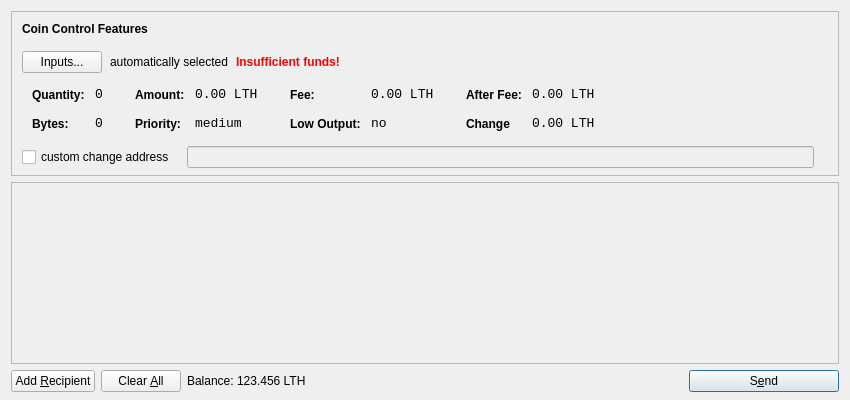
<?xml version="1.0" encoding="UTF-8"?>
<ui version="4.0">
 <class>SendCoinsDialog</class>
 <widget class="QDialog" name="SendCoinsDialog">
  <property name="geometry">
   <rect>
    <x>0</x>
    <y>0</y>
    <width>850</width>
    <height>400</height>
   </rect>
  </property>
  <property name="windowTitle">
   <string>Send Coins</string>
  </property>
  <property name="styleSheet">
   <string notr="true">QListView { background: transparent; }</string>
  </property>
  <layout class="QVBoxLayout" name="verticalLayout" stretch="0,1,0">
   <property name="bottomMargin">
    <number>8</number>
   </property>
   <item>
    <widget class="QFrame" name="frameCoinControl">
     <property name="sizePolicy">
      <sizepolicy hsizetype="Expanding" vsizetype="Expanding">
       <horstretch>0</horstretch>
       <verstretch>0</verstretch>
      </sizepolicy>
     </property>
     <property name="maximumSize">
      <size>
       <width>16777215</width>
       <height>16777215</height>
      </size>
     </property>
     <property name="styleSheet">
      <string notr="true">QListView { background: transparent; }</string>
     </property>
     <property name="frameShape">
      <enum>QFrame::StyledPanel</enum>
     </property>
     <property name="frameShadow">
      <enum>QFrame::Sunken</enum>
     </property>
     <layout class="QVBoxLayout" name="verticalLayoutCoinControl2">
      <property name="spacing">
       <number>6</number>
      </property>
      <property name="leftMargin">
       <number>0</number>
      </property>
      <property name="topMargin">
       <number>0</number>
      </property>
      <property name="rightMargin">
       <number>0</number>
      </property>
      <property name="bottomMargin">
       <number>6</number>
      </property>
      <item>
       <layout class="QVBoxLayout" name="verticalLayoutCoinControl" stretch="0,0,0,0,1">
        <property name="spacing">
         <number>0</number>
        </property>
        <property name="leftMargin">
         <number>10</number>
        </property>
        <property name="topMargin">
         <number>10</number>
        </property>
        <item>
         <layout class="QHBoxLayout" name="horizontalLayoutCoinControl1">
          <property name="bottomMargin">
           <number>15</number>
          </property>
          <item>
           <widget class="QLabel" name="labelCoinControlFeatures">
            <property name="sizePolicy">
             <sizepolicy hsizetype="Preferred" vsizetype="Maximum">
              <horstretch>0</horstretch>
              <verstretch>0</verstretch>
             </sizepolicy>
            </property>
            <property name="font">
             <font>
              <weight>75</weight>
              <bold>true</bold>
             </font>
            </property>
            <property name="styleSheet">
             <string notr="true">font-weight:bold;</string>
            </property>
            <property name="text">
             <string>Coin Control Features</string>
            </property>
           </widget>
          </item>
         </layout>
        </item>
        <item>
         <layout class="QHBoxLayout" name="horizontalLayoutCoinControl2" stretch="0,0,0,0">
          <property name="spacing">
           <number>8</number>
          </property>
          <property name="bottomMargin">
           <number>10</number>
          </property>
          <item>
           <widget class="QPushButton" name="pushButtonCoinControl">
            <property name="styleSheet">
             <string notr="true"/>
            </property>
            <property name="text">
             <string>Inputs...</string>
            </property>
           </widget>
          </item>
          <item>
           <widget class="QLabel" name="labelCoinControlAutomaticallySelected">
            <property name="text">
             <string>automatically selected</string>
            </property>
            <property name="margin">
             <number>5</number>
            </property>
           </widget>
          </item>
          <item>
           <widget class="QLabel" name="labelCoinControlInsuffFunds">
            <property name="font">
             <font>
              <weight>75</weight>
              <bold>true</bold>
             </font>
            </property>
            <property name="styleSheet">
             <string notr="true">color:red;font-weight:bold;</string>
            </property>
            <property name="text">
             <string>Insufficient funds!</string>
            </property>
            <property name="margin">
             <number>5</number>
            </property>
           </widget>
          </item>
          <item>
           <spacer name="horizontalSpacerCoinControl">
            <property name="orientation">
             <enum>Qt::Horizontal</enum>
            </property>
            <property name="sizeHint" stdset="0">
             <size>
              <width>40</width>
              <height>1</height>
             </size>
            </property>
           </spacer>
          </item>
         </layout>
        </item>
        <item>
         <widget class="QWidget" name="widgetCoinControl" native="true">
          <property name="sizePolicy">
           <sizepolicy hsizetype="Preferred" vsizetype="Preferred">
            <horstretch>0</horstretch>
            <verstretch>0</verstretch>
           </sizepolicy>
          </property>
          <property name="minimumSize">
           <size>
            <width>0</width>
            <height>0</height>
           </size>
          </property>
          <property name="styleSheet">
           <string notr="true"/>
          </property>
          <layout class="QHBoxLayout" name="horizontalLayoutCoinControl5">
           <property name="margin">
            <number>0</number>
           </property>
           <item>
            <layout class="QHBoxLayout" name="horizontalLayoutCoinControl3" stretch="0,0,0,1">
             <property name="spacing">
              <number>20</number>
             </property>
             <property name="topMargin">
              <number>0</number>
             </property>
             <property name="bottomMargin">
              <number>10</number>
             </property>
             <item>
              <layout class="QFormLayout" name="formLayoutCoinControl1">
               <property name="horizontalSpacing">
                <number>10</number>
               </property>
               <property name="verticalSpacing">
                <number>14</number>
               </property>
               <property name="leftMargin">
                <number>10</number>
               </property>
               <property name="topMargin">
                <number>4</number>
               </property>
               <property name="rightMargin">
                <number>6</number>
               </property>
               <item row="0" column="0">
                <widget class="QLabel" name="labelCoinControlQuantityText">
                 <property name="styleSheet">
                  <string notr="true">font-weight:bold;</string>
                 </property>
                 <property name="text">
                  <string>Quantity:</string>
                 </property>
                 <property name="margin">
                  <number>0</number>
                 </property>
                </widget>
               </item>
               <item row="0" column="1">
                <widget class="QLabel" name="labelCoinControlQuantity">
                 <property name="font">
                  <font>
                   <family>Monospace</family>
                   <pointsize>10</pointsize>
                  </font>
                 </property>
                 <property name="cursor">
                  <cursorShape>IBeamCursor</cursorShape>
                 </property>
                 <property name="contextMenuPolicy">
                  <enum>Qt::ActionsContextMenu</enum>
                 </property>
                 <property name="text">
                  <string>0</string>
                 </property>
                 <property name="margin">
                  <number>0</number>
                 </property>
                 <property name="textInteractionFlags">
                  <set>Qt::LinksAccessibleByMouse|Qt::TextSelectableByKeyboard|Qt::TextSelectableByMouse</set>
                 </property>
                </widget>
               </item>
               <item row="1" column="0">
                <widget class="QLabel" name="labelCoinControlBytesText">
                 <property name="styleSheet">
                  <string notr="true">font-weight:bold;</string>
                 </property>
                 <property name="text">
                  <string>Bytes:</string>
                 </property>
                </widget>
               </item>
               <item row="1" column="1">
                <widget class="QLabel" name="labelCoinControlBytes">
                 <property name="font">
                  <font>
                   <family>Monospace</family>
                   <pointsize>10</pointsize>
                  </font>
                 </property>
                 <property name="cursor">
                  <cursorShape>IBeamCursor</cursorShape>
                 </property>
                 <property name="contextMenuPolicy">
                  <enum>Qt::ActionsContextMenu</enum>
                 </property>
                 <property name="text">
                  <string>0</string>
                 </property>
                 <property name="textInteractionFlags">
                  <set>Qt::LinksAccessibleByMouse|Qt::TextSelectableByKeyboard|Qt::TextSelectableByMouse</set>
                 </property>
                </widget>
               </item>
              </layout>
             </item>
             <item>
              <layout class="QFormLayout" name="formLayoutCoinControl2">
               <property name="horizontalSpacing">
                <number>10</number>
               </property>
               <property name="verticalSpacing">
                <number>14</number>
               </property>
               <property name="leftMargin">
                <number>6</number>
               </property>
               <property name="topMargin">
                <number>4</number>
               </property>
               <property name="rightMargin">
                <number>6</number>
               </property>
               <item row="0" column="0">
                <widget class="QLabel" name="labelCoinControlAmountText">
                 <property name="styleSheet">
                  <string notr="true">font-weight:bold;</string>
                 </property>
                 <property name="text">
                  <string>Amount:</string>
                 </property>
                 <property name="margin">
                  <number>0</number>
                 </property>
                </widget>
               </item>
               <item row="0" column="1">
                <widget class="QLabel" name="labelCoinControlAmount">
                 <property name="font">
                  <font>
                   <family>Monospace</family>
                   <pointsize>10</pointsize>
                  </font>
                 </property>
                 <property name="cursor">
                  <cursorShape>IBeamCursor</cursorShape>
                 </property>
                 <property name="contextMenuPolicy">
                  <enum>Qt::ActionsContextMenu</enum>
                 </property>
                 <property name="text">
                  <string>0.00 LTH</string>
                 </property>
                 <property name="textInteractionFlags">
                  <set>Qt::LinksAccessibleByMouse|Qt::TextSelectableByKeyboard|Qt::TextSelectableByMouse</set>
                 </property>
                </widget>
               </item>
               <item row="1" column="0">
                <widget class="QLabel" name="labelCoinControlPriorityText">
                 <property name="styleSheet">
                  <string notr="true">font-weight:bold;</string>
                 </property>
                 <property name="text">
                  <string>Priority:</string>
                 </property>
                </widget>
               </item>
               <item row="1" column="1">
                <widget class="QLabel" name="labelCoinControlPriority">
                 <property name="font">
                  <font>
                   <family>Monospace</family>
                   <pointsize>10</pointsize>
                  </font>
                 </property>
                 <property name="cursor">
                  <cursorShape>IBeamCursor</cursorShape>
                 </property>
                 <property name="contextMenuPolicy">
                  <enum>Qt::ActionsContextMenu</enum>
                 </property>
                 <property name="text">
                  <string>medium</string>
                 </property>
                 <property name="textInteractionFlags">
                  <set>Qt::LinksAccessibleByMouse|Qt::TextSelectableByKeyboard|Qt::TextSelectableByMouse</set>
                 </property>
                </widget>
               </item>
              </layout>
             </item>
             <item>
              <layout class="QFormLayout" name="formLayoutCoinControl3">
               <property name="horizontalSpacing">
                <number>10</number>
               </property>
               <property name="verticalSpacing">
                <number>14</number>
               </property>
               <property name="leftMargin">
                <number>6</number>
               </property>
               <property name="topMargin">
                <number>4</number>
               </property>
               <property name="rightMargin">
                <number>6</number>
               </property>
               <item row="0" column="0">
                <widget class="QLabel" name="labelCoinControlFeeText">
                 <property name="styleSheet">
                  <string notr="true">font-weight:bold;</string>
                 </property>
                 <property name="text">
                  <string>Fee:</string>
                 </property>
                 <property name="margin">
                  <number>0</number>
                 </property>
                </widget>
               </item>
               <item row="0" column="1">
                <widget class="QLabel" name="labelCoinControlFee">
                 <property name="font">
                  <font>
                   <family>Monospace</family>
                   <pointsize>10</pointsize>
                  </font>
                 </property>
                 <property name="cursor">
                  <cursorShape>IBeamCursor</cursorShape>
                 </property>
                 <property name="contextMenuPolicy">
                  <enum>Qt::ActionsContextMenu</enum>
                 </property>
                 <property name="text">
                  <string>0.00 LTH</string>
                 </property>
                 <property name="textInteractionFlags">
                  <set>Qt::LinksAccessibleByMouse|Qt::TextSelectableByKeyboard|Qt::TextSelectableByMouse</set>
                 </property>
                </widget>
               </item>
               <item row="1" column="0">
                <widget class="QLabel" name="labelCoinControlLowOutputText">
                 <property name="styleSheet">
                  <string notr="true">font-weight:bold;</string>
                 </property>
                 <property name="text">
                  <string>Low Output:</string>
                 </property>
                </widget>
               </item>
               <item row="1" column="1">
                <widget class="QLabel" name="labelCoinControlLowOutput">
                 <property name="font">
                  <font>
                   <family>Monospace</family>
                   <pointsize>10</pointsize>
                  </font>
                 </property>
                 <property name="cursor">
                  <cursorShape>IBeamCursor</cursorShape>
                 </property>
                 <property name="contextMenuPolicy">
                  <enum>Qt::ActionsContextMenu</enum>
                 </property>
                 <property name="text">
                  <string>no</string>
                 </property>
                 <property name="textInteractionFlags">
                  <set>Qt::LinksAccessibleByMouse|Qt::TextSelectableByKeyboard|Qt::TextSelectableByMouse</set>
                 </property>
                </widget>
               </item>
              </layout>
             </item>
             <item>
              <layout class="QFormLayout" name="formLayoutCoinControl4">
               <property name="horizontalSpacing">
                <number>10</number>
               </property>
               <property name="verticalSpacing">
                <number>14</number>
               </property>
               <property name="leftMargin">
                <number>6</number>
               </property>
               <property name="topMargin">
                <number>4</number>
               </property>
               <property name="rightMargin">
                <number>6</number>
               </property>
               <item row="0" column="0">
                <widget class="QLabel" name="labelCoinControlAfterFeeText">
                 <property name="styleSheet">
                  <string notr="true">font-weight:bold;</string>
                 </property>
                 <property name="text">
                  <string>After Fee:</string>
                 </property>
                 <property name="margin">
                  <number>0</number>
                 </property>
                </widget>
               </item>
               <item row="0" column="1">
                <widget class="QLabel" name="labelCoinControlAfterFee">
                 <property name="font">
                  <font>
                   <family>Monospace</family>
                   <pointsize>10</pointsize>
                  </font>
                 </property>
                 <property name="cursor">
                  <cursorShape>IBeamCursor</cursorShape>
                 </property>
                 <property name="contextMenuPolicy">
                  <enum>Qt::ActionsContextMenu</enum>
                 </property>
                 <property name="text">
                  <string>0.00 LTH</string>
                 </property>
                 <property name="textInteractionFlags">
                  <set>Qt::LinksAccessibleByMouse|Qt::TextSelectableByKeyboard|Qt::TextSelectableByMouse</set>
                 </property>
                </widget>
               </item>
               <item row="1" column="0">
                <widget class="QLabel" name="labelCoinControlChangeText">
                 <property name="styleSheet">
                  <string notr="true">font-weight:bold;</string>
                 </property>
                 <property name="text">
                  <string>Change</string>
                 </property>
                </widget>
               </item>
               <item row="1" column="1">
                <widget class="QLabel" name="labelCoinControlChange">
                 <property name="font">
                  <font>
                   <family>Monospace</family>
                   <pointsize>10</pointsize>
                  </font>
                 </property>
                 <property name="cursor">
                  <cursorShape>IBeamCursor</cursorShape>
                 </property>
                 <property name="contextMenuPolicy">
                  <enum>Qt::ActionsContextMenu</enum>
                 </property>
                 <property name="text">
                  <string>0.00 LTH</string>
                 </property>
                 <property name="textInteractionFlags">
                  <set>Qt::LinksAccessibleByMouse|Qt::TextSelectableByKeyboard|Qt::TextSelectableByMouse</set>
                 </property>
                </widget>
               </item>
              </layout>
             </item>
            </layout>
           </item>
          </layout>
         </widget>
        </item>
        <item>
         <layout class="QHBoxLayout" name="horizontalLayoutCoinControl4" stretch="0,0,0">
          <property name="spacing">
           <number>12</number>
          </property>
          <property name="sizeConstraint">
           <enum>QLayout::SetDefaultConstraint</enum>
          </property>
          <property name="topMargin">
           <number>5</number>
          </property>
          <property name="rightMargin">
           <number>5</number>
          </property>
          <item>
           <widget class="QCheckBox" name="checkBoxCoinControlChange">
            <property name="text">
             <string>custom change address</string>
            </property>
           </widget>
          </item>
          <item>
           <widget class="QLineEdit" name="lineEditCoinControlChange">
            <property name="enabled">
             <bool>false</bool>
            </property>
            <property name="sizePolicy">
             <sizepolicy hsizetype="Expanding" vsizetype="Fixed">
              <horstretch>0</horstretch>
              <verstretch>0</verstretch>
             </sizepolicy>
            </property>
           </widget>
          </item>
          <item>
           <widget class="QLabel" name="labelCoinControlChangeLabel">
            <property name="sizePolicy">
             <sizepolicy hsizetype="Preferred" vsizetype="Expanding">
              <horstretch>0</horstretch>
              <verstretch>0</verstretch>
             </sizepolicy>
            </property>
            <property name="minimumSize">
             <size>
              <width>0</width>
              <height>0</height>
             </size>
            </property>
            <property name="text">
             <string/>
            </property>
            <property name="margin">
             <number>3</number>
            </property>
           </widget>
          </item>
         </layout>
        </item>
        <item>
         <spacer name="verticalSpacerCoinControl">
          <property name="orientation">
           <enum>Qt::Vertical</enum>
          </property>
          <property name="sizeHint" stdset="0">
           <size>
            <width>800</width>
            <height>1</height>
           </size>
          </property>
         </spacer>
        </item>
       </layout>
      </item>
     </layout>
    </widget>
   </item>
   <item>
    <widget class="QScrollArea" name="scrollArea">
     <property name="widgetResizable">
      <bool>true</bool>
     </property>
     <widget class="QWidget" name="scrollAreaWidgetContents">
      <property name="geometry">
       <rect>
        <x>0</x>
        <y>0</y>
        <width>828</width>
        <height>162</height>
       </rect>
      </property>
      <layout class="QVBoxLayout" name="verticalLayout_2">
       <property name="margin">
        <number>0</number>
       </property>
       <item>
        <layout class="QVBoxLayout" name="entries">
         <property name="spacing">
          <number>6</number>
         </property>
        </layout>
       </item>
       <item>
        <spacer name="verticalSpacer">
         <property name="orientation">
          <enum>Qt::Vertical</enum>
         </property>
         <property name="sizeHint" stdset="0">
          <size>
           <width>20</width>
           <height>40</height>
          </size>
         </property>
        </spacer>
       </item>
      </layout>
     </widget>
    </widget>
   </item>
   <item>
    <layout class="QHBoxLayout" name="horizontalLayout">
     <item>
      <widget class="QPushButton" name="addButton">
       <property name="toolTip">
        <string>Send to multiple recipients at once</string>
       </property>
       <property name="text">
        <string>Add &amp;Recipient</string>
       </property>
       <property name="icon">
        <iconset resource="../lathaan.qrc">
         <normaloff>:/icons/add</normaloff>:/icons/add</iconset>
       </property>
       <property name="autoDefault">
        <bool>false</bool>
       </property>
      </widget>
     </item>
     <item>
      <widget class="QPushButton" name="clearButton">
       <property name="sizePolicy">
        <sizepolicy hsizetype="Minimum" vsizetype="Fixed">
         <horstretch>0</horstretch>
         <verstretch>0</verstretch>
        </sizepolicy>
       </property>
       <property name="toolTip">
        <string>Remove all transaction fields</string>
       </property>
       <property name="text">
        <string>Clear &amp;All</string>
       </property>
       <property name="icon">
        <iconset resource="../lathaan.qrc">
         <normaloff>:/icons/remove</normaloff>:/icons/remove</iconset>
       </property>
       <property name="autoRepeatDelay">
        <number>300</number>
       </property>
       <property name="autoDefault">
        <bool>false</bool>
       </property>
      </widget>
     </item>
     <item>
      <layout class="QHBoxLayout" name="horizontalLayout_2">
       <property name="spacing">
        <number>3</number>
       </property>
       <item>
        <widget class="QLabel" name="label">
         <property name="sizePolicy">
          <sizepolicy hsizetype="Preferred" vsizetype="Fixed">
           <horstretch>0</horstretch>
           <verstretch>0</verstretch>
          </sizepolicy>
         </property>
         <property name="text">
          <string>Balance:</string>
         </property>
        </widget>
       </item>
       <item>
        <widget class="QLabel" name="labelBalance">
         <property name="sizePolicy">
          <sizepolicy hsizetype="Preferred" vsizetype="Fixed">
           <horstretch>0</horstretch>
           <verstretch>0</verstretch>
          </sizepolicy>
         </property>
         <property name="cursor">
          <cursorShape>IBeamCursor</cursorShape>
         </property>
         <property name="text">
          <string>123.456 LTH</string>
         </property>
         <property name="textInteractionFlags">
          <set>Qt::LinksAccessibleByMouse|Qt::TextSelectableByKeyboard|Qt::TextSelectableByMouse</set>
         </property>
        </widget>
       </item>
      </layout>
     </item>
     <item>
      <spacer name="horizontalSpacer">
       <property name="orientation">
        <enum>Qt::Horizontal</enum>
       </property>
       <property name="sizeHint" stdset="0">
        <size>
         <width>40</width>
         <height>20</height>
        </size>
       </property>
      </spacer>
     </item>
     <item>
      <widget class="QPushButton" name="sendButton">
       <property name="minimumSize">
        <size>
         <width>150</width>
         <height>0</height>
        </size>
       </property>
       <property name="toolTip">
        <string>Confirm the send action</string>
       </property>
       <property name="text">
        <string>S&amp;end</string>
       </property>
       <property name="icon">
        <iconset resource="../lathaan.qrc">
         <normaloff>:/icons/send</normaloff>:/icons/send</iconset>
       </property>
       <property name="default">
        <bool>true</bool>
       </property>
      </widget>
     </item>
    </layout>
   </item>
  </layout>
 </widget>
 <resources>
  <include location="../lathaan.qrc"/>
 </resources>
 <connections/>
</ui>
